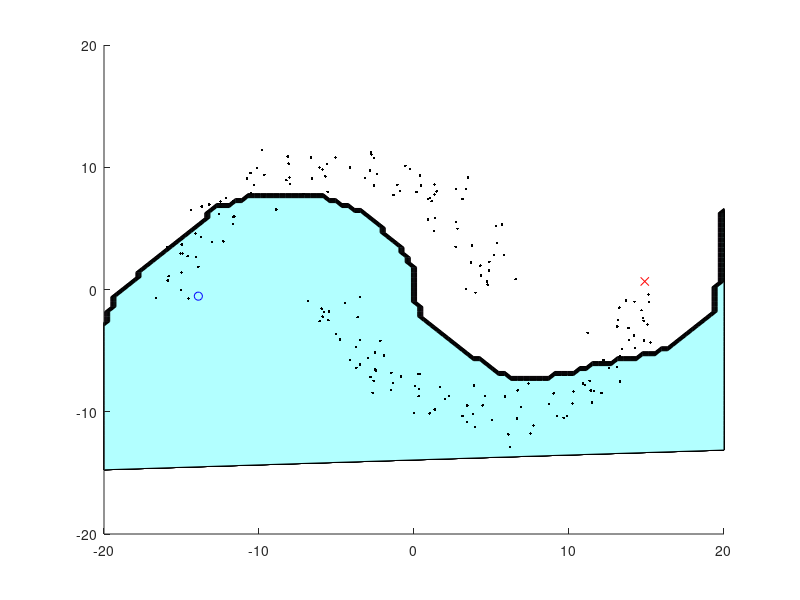

Source code (MATLAB):
n = 200;
a = linspace(0, pi, n / 2);
u = -10 * [cos(a) + 0.5 cos(a) - 0.5]' + randn(n, 1);
v = 10 * [sin(a) -sin(a)]' + randn(n, 1);
x = [u v];
y = zeros(n, 1);
y(1) = 1;
y(n) = -1;
x2 = sum(x.^2, 2);
hh = 2 * 1 ^2;
k = exp(-(repmat(x2, 1, n) + repmat(x2', n, 1) - 2 * (x * x')) / hh);
w = k;
t = (k^2 + 1 * eye(n) + 10 * k * (diag(sum(w)) - w) * k) \ (k * y);

m = 100;
X = linspace(-20, 20, m)';
X2 = X.^2;
U = exp(-repmat(u.^2, 1, m) + repmat(X2', n, 1) - 2 * (u * X') / hh);
V = exp(-repmat(v.^2, 1, m) + repmat(X2', n, 1) - 2 * (v * X') / hh);

figure(1); clf; hold on; axis([-20 20 -20 20]);
colormap([1 0.7 1; 0.7 1 1]);
contourf(X, X, sign(V' * (U .* repmat(t, 1, m))));
plot(x(y == 1, 1), x(y == 1, 2), 'bo');
plot(x(y == -1, 1), x(y == -1, 2), 'rx');
plot(x(y == 0, 1), x(y == 0, 2), 'k.');